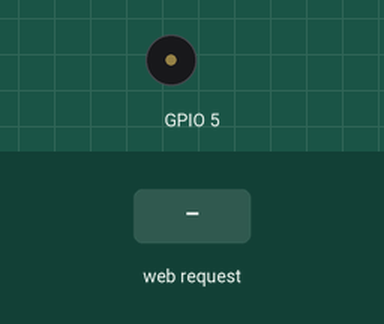
This sketch was run on a simulated ESP8266 (NodeMCU). Parts: buzzer (waves = sounding). Inputs (shaded band) come from the test bench. WiFi joins after 1.5 s; servers stay silent unless stated; what the sketch prints to the serial monitor is not drawn.

Above: at 2.7 s.
2.8 s: HTTP request GET /TONE=0 received
Timing chart, 0 to 5.8 s (numbered marks = the images above; inputs shaded):
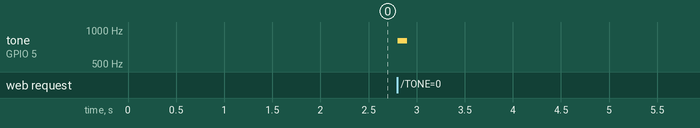

The sketch:

test.ino
```cpp
#include <ESP8266WiFi.h>

const char* nazwaWIFI = "CMCC-F5vr";
const char* haslo = "karolincia08";
WiFiServer serwer(80);

void setup() {
Serial.begin(9600);
delay(10);

pinMode(5,OUTPUT);

digitalWrite(5,HIGH);


Serial.print("Laczenie do: ");
Serial.println(nazwaWIFI);

WiFi.begin(nazwaWIFI, haslo);
while (WiFi.status() != WL_CONNECTED) {
delay(100);
Serial.print(".");
}


Serial.println("WiFi connected");


serwer.begin();
Serial.println("Server started");

Serial.print("Strona : ");
Serial.print("http://");
Serial.print(WiFi.localIP());

}
int stan=0;
void loop() {
  WiFiClient klient = serwer.available();
  if(!klient){
  return;
  }
  int t=0;
  Serial.println("Nowy klient");
  while(!klient.available()){
    delay(1);
    t+=1;
    if(t>5000){
      Serial.println("Timeout");
      klient.stop();
      return;
    }


  }

  String request=klient.readStringUntil('\r');
  Serial.println("Request : "+request);
  klient.flush();

  if(request.indexOf("/TONE=0")!=-1){
 tone(5,800,0.5);
 delay(100);
 noTone(5);
 stan=1;
  }
  if(request.indexOf("/TONE=1")!=-1){
 tone(5,950,0.5);
  delay(100);
 noTone(5);
 stan=2;
  }
  if(request.indexOf("/TONE=2")!=-1){
 tone(5,1100,0.5);
  delay(100);
 noTone(5);
 stan=3;
  }
  if(request.indexOf("/TONE=3")!=-1){
 tone(5,1250,0.5);
  delay(100);
 noTone(5);
 stan=4;
  }
  if(request.indexOf("/TONE=4")!=-1){
 tone(5,1400,0.5);
  delay(100);
 noTone(5);
 stan=5;
  }
  if(request.indexOf("/TONE=5")!=-1){
 tone(5,1550,0.5);
  delay(100);
 noTone(5);
 stan=6;
  }
  if(request.indexOf("/TONE=6")!=-1){
 tone(5,1700,0.5);
  delay(100);
 noTone(5);
 stan=7;
  }
  if(request.indexOf("/TONE=7")!=-1){
 tone(5,900,0.5);
  delay(100);
 noTone(5);
 stan=8;
  }
  digitalWrite(5,HIGH);

 klient.println("HTTP/1.1 200 OK");
klient.println("Content-Type: text/html");
klient.println("");
klient.println("");
klient.println("");
klient.println("");
klient.println("");
klient.println("");
klient.println("");
klient.println("");
klient.println("");
klient.println("<button onclick=\"window.location.href='/TONE=0'\">---1---</button>");
klient.println("");
klient.println("");
klient.println("<button onclick=\"window.location.href='/TONE=1'\">---2---</button>");
klient.println("");
klient.println("");
klient.println("<button onclick=\"window.location.href='/TONE=2'\">---3---</button>");
klient.println("");
klient.println("");
klient.println("<button onclick=\"window.location.href='/TONE=3'\">---4---</button>");
klient.println("");
klient.println("");
klient.println("<button onclick=\"window.location.href='/TONE=4'\">---5---</button>");
klient.println("");
klient.println("");
klient.println("<button onclick=\"window.location.href='/TONE=5'\">---6---</button>");
klient.println("");
klient.println("");
klient.println("<button onclick=\"window.location.href='/TONE=6'\">---7---</button>");
klient.println("");
klient.println("");
klient.println("<button onclick=\"window.location.href='/TONE=7'\">---8---</button>");

delay(1);


}
```

Measured:
- after the input at 2.8 s, tone on GPIO 5: silent → 800 Hz at once, → silent 0.10 s later
